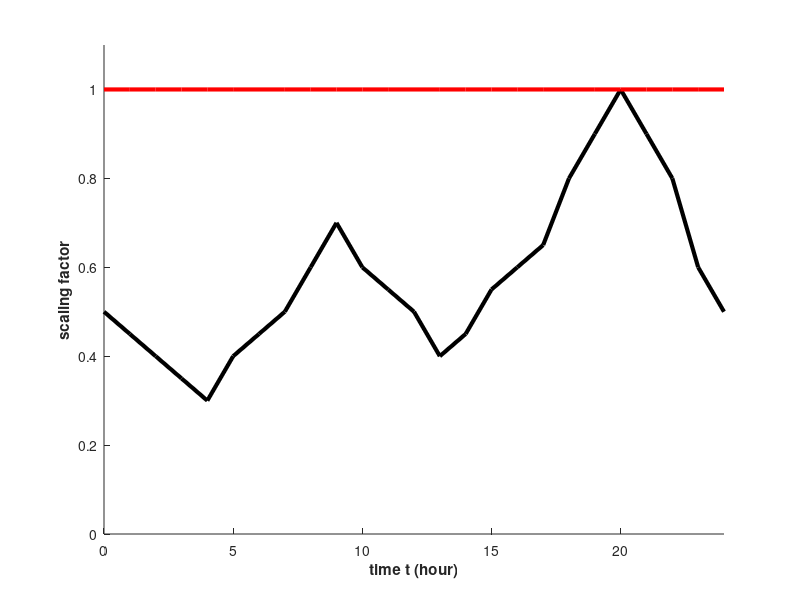

The MATLAB source for this figure: (Note: this script raises an error after producing the figure.)




load ('9BusmatpowercaseV7.mat');


% load fluctuation simulator for Multi-Period ACOPF solver test.
% It returns active (Pd) and reactive (Qd) load per simulation time. 
% The length of simulation horizon is dependet total number of simulation
% time steps. For example: 
%    T = [t1  t2   t3  .... tN]; So length of T is length(t1)*N. In order
%    to return Pd and Qd, we need to: 
% Inputs:     
%        bus         bus matrix, a standard bus format in MATPOWER
%        simHor      simulation horizon of simulation to generate Pd and Qd
%        hourNo      number of timeSteps per a day in a simulation
%
% Ouputs
%        Pd          matrix of active load [nb * N]
%        Qd          matrix of reactive load [nb * N]

%% input variables


pd = bus (:,3);
qd = bus (:,4);
kl = [1    2    3      4     5   6     7    8     9     10   11   12   13  14    15    16   17   18    19   20   21  22   23 24;
     0.45 0.4  0.35    0.3  0.4  0.45  0.5  0.6   0.7   0.6  0.55  0.5  0.4 0.45 0.55  0.6  0.65  0.8  0.9 1.0   0.9 0.8 0.6 0.5; 
     1     1    1       1    1   1     1     1    1      1    1    1    1   1     1    1     1    1     1   1     1    1   1  1 ];
hold on
 sc1= plot([0 kl(1,:)],[kl(2,end) kl(2,:)],'LineWidth',3,'color','k');
  sc2= plot([0 kl(1,:)],[kl(3,end) kl(3,:)],'LineWidth',3,'color','r');
 ylim([0 1.1])
 xlim([0 24])
 xlabel('time t (hour)','fontweight','bold');
 ylabel('scaling factor','fontweight','bold')
 axx = gca;
axx.YGrid = 'on';
axx.GridLineStyle = '--';
axx.GridColor = 'k';
axx.GridAlpha = 1;
hl=legend([sc1 sc2],{'scaling factor of $\bf{P^{d}}$','scaling factor of $\bf{Q^{d}}$'});
 set(hl, 'interpreter', 'latex')
hl.FontSize = 14;
xticks(1:24)

% repTimes = simHor/hourNo; 
% KL_p  = zeros(1, simHor);
% KL_Q  = zeros(1, simHor);
%  for i = 1:  repTimes
%      
%      l = 1+(i-1)*hourNo : i*hourNo;
%      KL_p(1, l) = kl(2,:);
%      KL_Q(1, l) = kl(3,:);
%      
%      
%  end
%  
%  Pd = pd.*KL_p;
%  Qd = qd.*KL_Q;